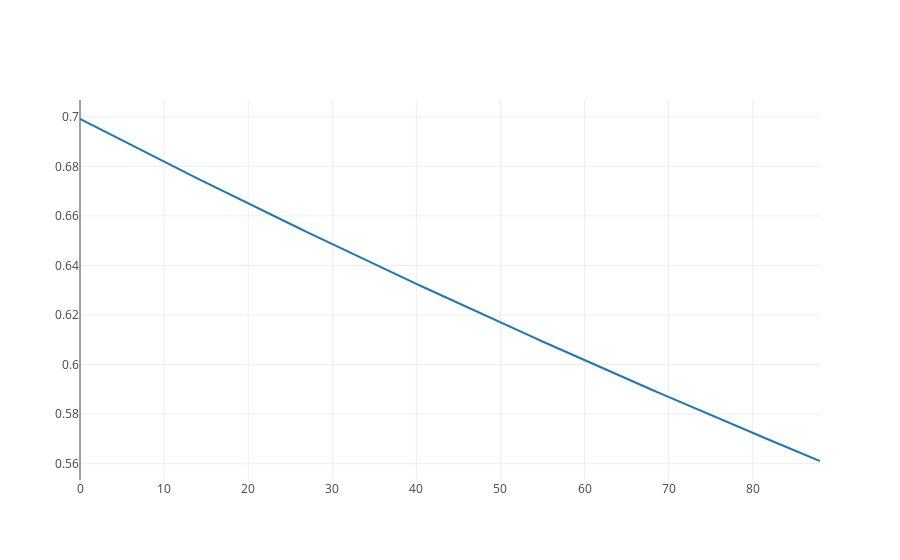

The cell this chart's notebook holds for it:
### Code cell
loss_df = pd.read_csv('training_model/loss.csv')
epsilon_df = pd.read_csv('training_model/epsilon.csv')
q_df = pd.read_csv('training_model/q.csv')

line_loss=go.Scatter(y=loss_df['mean'])
line_epsilon=go.Scatter(y=epsilon_df['mean'])
line_q=go.Scatter(y=q_df['mean'])


#data = [line_loss, line_epsilon, line_q]
data = [line_epsilon]

iplot(data)
